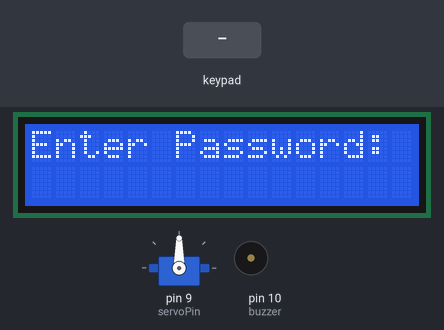
A sketch run on a simulated Arduino Uno, built with avr-gcc and run on an emulated ATmega328P. On the bench: 16×2 character LCD, servo, buzzer (waves = sounding). The test bench sets the inputs (shaded band).

Above: at 2.2 s.
2.3 s: key '#' pressed
At 4.4 s:
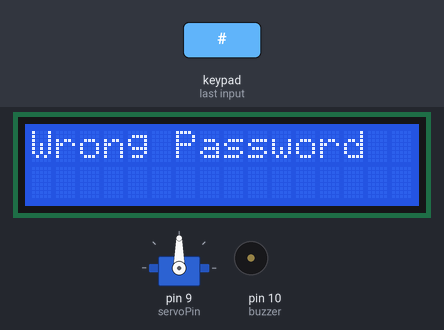
5.3 s: keypad keys 1 2 3 4 # pressed 0.4 s apart
At 8.1 s:
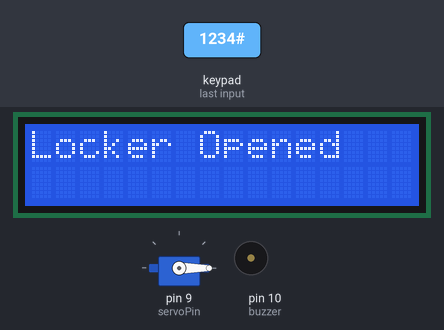
9.9 s: key 'A' pressed
At 10.4 s:
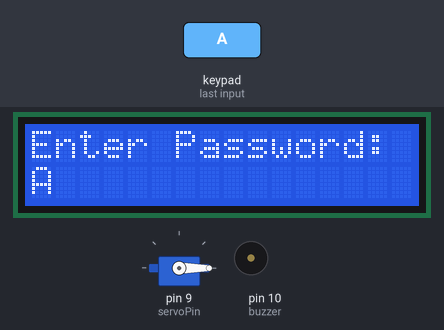
11.4 s: keypad keys 1 2 3 4 A pressed 0.4 s apart
At 14.1 s:
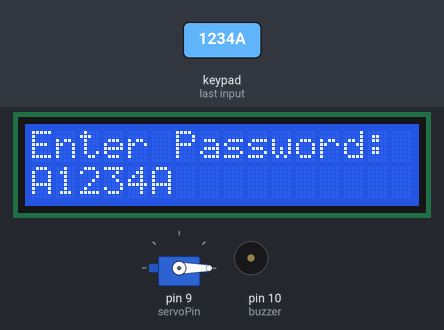
14.9 s: key 'B' pressed
At 15.4 s:
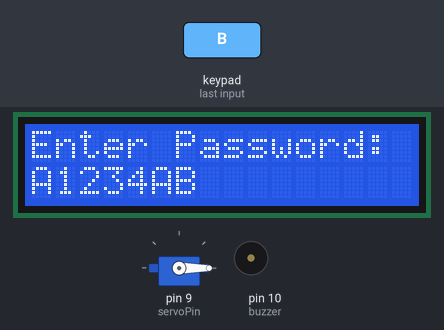
16.4 s: keypad keys 1 2 3 4 D pressed 0.4 s apart
At 19.2 s:
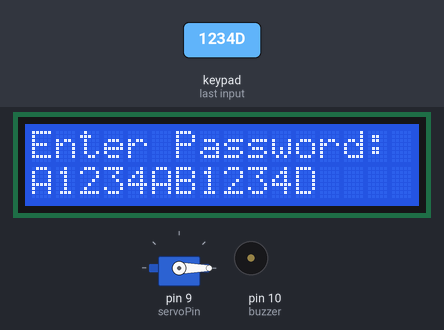
Timing chart, 0 to 20.7 s (numbered marks = the images above; inputs shaded):
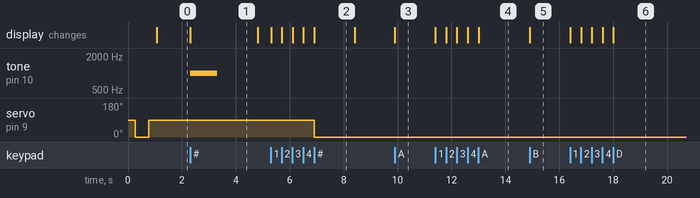

The sketch:

smart_locker.ino
```cpp
#include <Keypad.h>
#include <LiquidCrystal.h>
#include <Servo.h>

LiquidCrystal lcd(12, 11, 5, 4, 3, 2);
Servo lockerServo;
const int servoPin = 9;
const int buzzer = 10;

const String openPassword = "1234";
const String closePassword = "4321";
String inputPassword = "";
bool isOpen = false;

const byte ROWS = 4;
const byte COLS = 4;
char keys[ROWS][COLS] = {
  {'1','2','3','A'},
  {'4','5','6','B'},
  {'7','8','9','C'},
  {'*','0','#','D'}
};
byte rowPins[ROWS] = {A0, A1, A2, A3};
byte colPins[COLS] = {A4, A5, 6, 7};
Keypad keypad = Keypad(makeKeymap(keys), rowPins, colPins, ROWS, COLS);

void setup() {
  lcd.begin(16, 2);
  lockerServo.attach(servoPin);
  delay(200);

  // Force start in closed position
  lockerServo.write(0);  // First open (Wokwi reset trick)
  delay(300);
  lockerServo.detach();
  delay(200);
  lockerServo.attach(servoPin);
  lockerServo.write(90);   // Then close
  delay(300);

  pinMode(buzzer, OUTPUT);
  lcd.setCursor(0, 0);
  lcd.print("Enter Password:");
}

void loop() {
  char key = keypad.getKey();

  if (key) {
    if (key == '#') {
      lcd.clear();

      if (!isOpen && inputPassword == openPassword) {
        lockerServo.write(0); // Open
        lcd.print("Locker Opened");
        isOpen = true;
      }
      else if (isOpen && inputPassword == closePassword) {
        lockerServo.write(90); // Close
        lcd.print("Locker Closed");
        isOpen = false;
      }
      else {
        lcd.print("Wrong Password");
        tone(buzzer, 1000);
        delay(1000);
        noTone(buzzer);
      }

      delay(1500);
      lcd.clear();
      lcd.print("Enter Password:");
      inputPassword = "";
    }
    else if (key == '*') {
      inputPassword = "";
      lcd.clear();
      lcd.print("Enter Password:");
    }
    else {
      inputPassword += key;
      lcd.setCursor(0, 1);
      lcd.print(inputPassword);
    }
  }
}
```

Measured:
- after the input at 2.3 s, tone on pin 10 (buzzer): silent → 1000 Hz at once, → silent 1.0 s later; the display: changes at once (image 1)
- after the input at 5.3 s, servo on pin 9 (servoPin): 90° → 0° after 1.6 s; the display: first changes at once (image 2 shows a later state)
- after the input at 9.9 s, the display: changes at once (image 3)
- after the input at 11.4 s, the display: first changes at once (image 4 shows a later state)
- after the input at 14.9 s, the display: changes at once (image 5)
- after the input at 16.4 s, the display: first changes at once (image 6 shows a later state)
- what the display in image 1 shows lasts 2.5 s, from 2.3 s to 4.8 s
